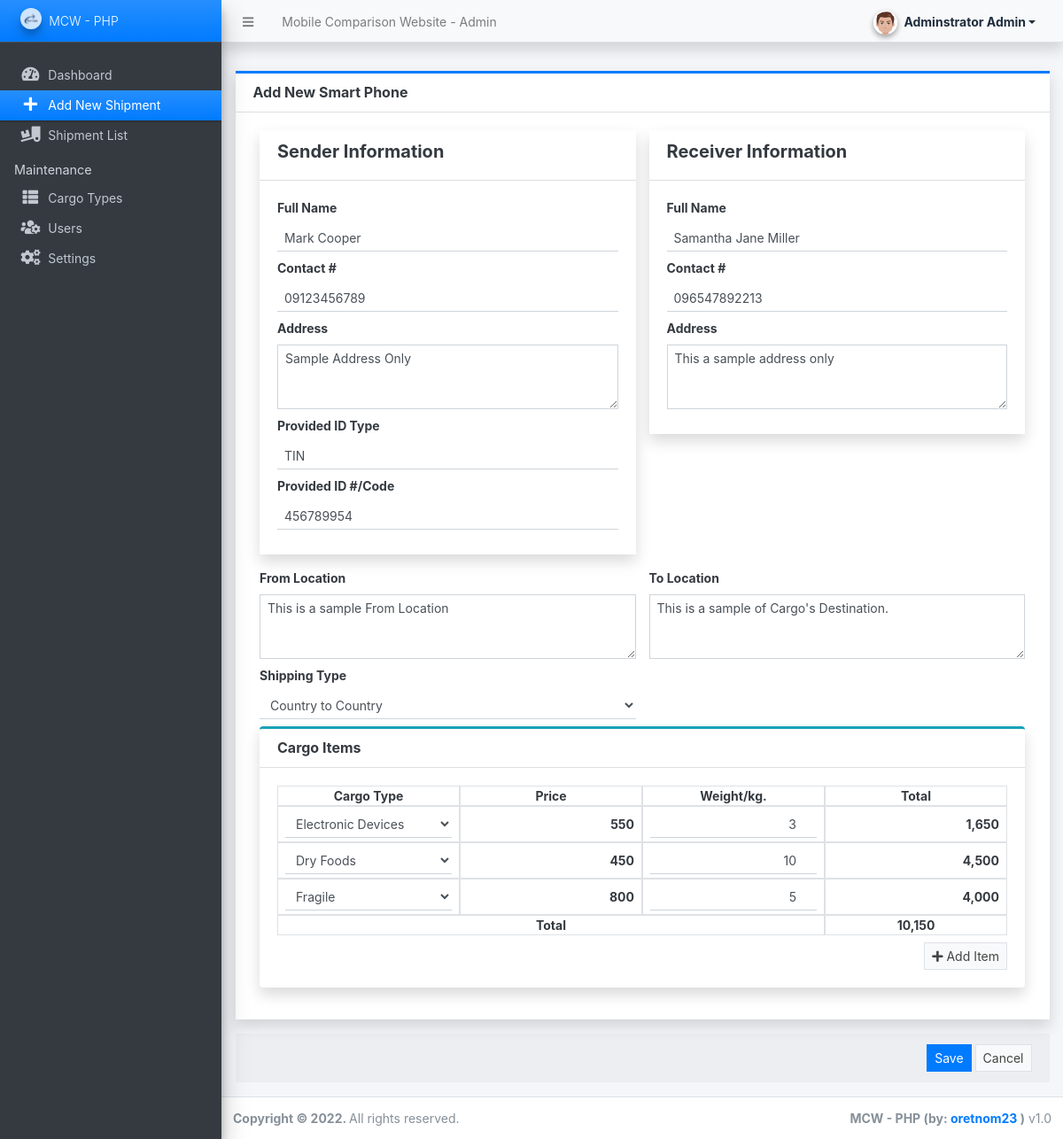
/admin/?page=transactions/manage_transaction&id=1 (signed in), run on the app's committed database.
### tables this page shows
CREATE TABLE `cargo_items` (
  `cargo_id` int(30) NOT NULL,
  `cargo_type_id` int(30) NOT NULL,
  `price` double NOT NULL DEFAULT '0',
  `weight` double NOT NULL DEFAULT '0',
  `total` double NOT NULL DEFAULT '0'
);

CREATE TABLE `cargo_type_list` (
  `id` int(30) NOT NULL,
  `name` text NOT NULL,
  `description` text NOT NULL,
  `city_price` double NOT NULL DEFAULT '0',
  `state_price` double NOT NULL DEFAULT '0',
  `country_price` double NOT NULL DEFAULT '0',
  `status` tinyint(1) NOT NULL DEFAULT '1',
  `delete_flag` tinytext NOT NULL,
  `date_created` datetime NOT NULL DEFAULT CURRENT_TIMESTAMP,
  `date_updated` datetime DEFAULT NULL ON UPDATE CURRENT_TIMESTAMP
);

### config.php (called while the page is built, shortened)
<?php
function format_num($number = '' , $decimal = ''){
    if(is_numeric($number)){
        $ex = explode(".",$number);
        $decLen = isset($ex[1]) ? strlen($ex[1]) : 0;
        if(is_numeric($decimal)){
            return number_format($number,$decimal);
        }else{
            return number_format($number,$decLen);
        }
    }else{
        return "Invalid Input";
    }
}
?>

### admin/transactions/manage_transaction.php (the view, shortened to what this page needs)
<?php
$cargo_type = [];
$cargo_type_qry = $conn->query("SELECT id,`name`, city_price, state_price, country_price FROM `cargo_type_list` where delete_flag = 0 order by `name` asc");
while($row = $cargo_type_qry->fetch_assoc()){
    $cargo_type[$row['id']] = $row;
}
?>
<div class="content py-3">
    <div class="card card-outline card-primary rounded-0 shadow">
        <div class="card-header">
            <h4 class="card-title"><b><?= isset($id) ? "Add New Smart Phone" : "Update Smart Phone's Details" ?></b></h4>
        </div>
        <div class="card-body">
            <div class="container-fluid">
                <form action="" id="cargo-form">
                        <div class="row">
                            <div class="col-lg-6 col-md-6 col-sm-12 col-xs-12">
                                <div class="card rounded-0 shadow">
                                    <div class="card-header">
                                        <h5 class="font-weight-bolder">Sender Information</h5>
                                    </div>
                                    <div class="card-body">
                                        <div class="form-group mb-2">
                                            <label for="sender_name" class="control-label">Full Name</label>
                                            <input type="text" name="sender_name" id="sender_name" class="form-control form-control-sm form-control-border" value="<?= isset($sender_name) ? $sender_name : '' ?>" required>
                                        </div>
                                        <div class="form-group mb-2">
                                            <label for="sender_contact" class="control-label">Contact #</label>
                                            <input type="text" name="sender_contact" id="sender_contact" class="form-control form-control-sm form-control-border" value="<?= isset($sender_contact) ? $sender_contact : '' ?>" required>
                                        </div>
                                        <div class="form-group mb-2">
                                            <label for="sender_address" class="control-label">Address</label>
                                            <textarea rows="3" name="sender_address" id="sender_address" class="form-control form-control-sm rounded-0" required><?= isset($sender_address) ? $sender_address : '' ?></textarea>
                                        </div>
                                        <div class="form-group mb-2">
                                            <label for="sender_provided_id_type" class="control-label">Provided ID Type</label>
                                            <input type="text" name="sender_provided_id_type" id="sender_provided_id_type" class="form-control form-control-sm form-control-border" value="<?= isset($sender_provided_id_type) ? $sender_provided_id_type : '' ?>" required>
                                        </div>
                                        <div class="form-group mb-2">
                                            <label for="sender_provided_id" class="control-label">Provided ID #/Code</label>
                                            <input type="text" name="sender_provided_id" id="sender_provided_id" class="form-control form-control-sm form-control-border" value="<?= isset($sender_provided_id) ? $sender_provided_id : '' ?>" required>
                                        </div>
                                    </div>
                                </div>
                            </div>
                            <div class="col-lg-6 col-md-6 col-sm-12 col-xs-12">
                                <div class="card rounded-0 shadow">
                                    <div class="card-header">
                                        <h5 class="font-weight-bolder">Receiver Information</h5>
                                    </div>
                                    <div class="card-body">
                                        <div class="form-group mb-2">
                                            <label for="receiver_name" class="control-label">Full Name</label>
                                            <input type="text" name="receiver_name" id="receiver_name" class="form-control form-control-sm form-control-border" value="<?= isset($receiver_name) ? $receiver_name : '' ?>" required>
                                        </div>
                                        <div class="form-group mb-2">
                                            <label for="receiver_contact" class="control-label">Contact #</label>
                                            <input type="text" name="receiver_contact" id="receiver_contact" class="form-control form-control-sm form-control-border" value="<?= isset($receiver_contact) ? $receiver_contact : '' ?>" required>
                                        </div>
                                        <div class="form-group mb-2">
                                            <label for="receiver_address" class="control-label">Address</label>
                                            <textarea rows="3" name="receiver_address" id="receiver_address" class="form-control form-control-sm rounded-0" required><?= isset($receiver_address) ? $receiver_address : '' ?></textarea>
                                        </div>
                                    </div>
                                </div>
                            </div>
                        </div>
                        <div class="row">
                            <div class="col-lg-6 col-md-6 col-sm-12 col-sm-12">
                                <div class="form-group mb-2">
                                    <label for="from_location" class="control-label">From Location</label>
                                    <textarea name="from_location" id="from_location" class="form-control form-control-sm rounded-0" rows="3" required><?= isset($from_location) ? $from_location : "" ?></textarea>
                                </div>
                            </div>
                            <div class="col-lg-6 col-md-6 col-sm-12 col-sm-12">
                                <div class="form-group mb-2">
                                    <label for="to_location" class="control-label">To Location</label>
                                    <textarea name="to_location" id="to_location" class="form-control form-control-sm rounded-0" rows="3" required><?= isset($to_location) ? $to_location : "" ?></textarea>
                                </div>
                            </div>
                            <div class="col-lg-6 col-md-6 col-sm-12 col-sm-12">
                                <div class="form-group mb-2">
                                    <label for="shipping_type" class="control-label">Shipping Type</label>
                                    <select name="shipping_type" id="shipping_type" class="form-control form-control-sm  form-control-border"  required>
                                    <option value="3" <?= isset($shipping_type) && $shipping_type == 3 ? 'selected' : "" ?>>Country to Country</option>
                                    </select>
                                </div>
                            </div>
                        </div>
                        <div class="row">
                            <div class="col-lg-12 col-md-12 col-sm-12 col-xs-12">
                                <div class="card card-outline card-info shadow rounded0">
                                    <div class="card-header">
                                        <h5 class="card-title"><b>Cargo Items</b></h5>
                                    </div>
                                    <div class="card-body">
                                        <div class="d-flex align-items-center justify-content-center mb-0 pb-0">
                                            <div class="col-3 border text-center"><b>Cargo Type</b></div>
                                            <div class="col-3 border text-center"><b>Price</b></div>
                                            <div class="col-3 border text-center"><b>Weight/kg.</b></div>
                                            <div class="col-3 border text-center"><b>Total</b></div>
                                        </div>
                                        <div id="cargo-item-list" class="d-table w-100">
                                        <?php
                                        if(isset($id)):
                                        $items = $conn->query("SELECT i.*,t.name as cargo_type FROM `cargo_items` i inner join cargo_type_list t on i.cargo_type_id = t.id where i.cargo_id = '{$id}'");
                                        while($row = $items->fetch_array()):
                                        ?>
                                        <div class="d-table-row align-items-center justify-content-center my-0 py-0 cargo-item">
                                            <div class="d-table-cell col-3 px-2 py-1 border text-center">
                                                <select name="cargo_type_id[]" class="form-control form-control-sm form-control-border select2">
                                                    <?php
                                                        foreach($cargo_type as $crow):
                                                    ?>
                                                    <option value="<?= $crow['id'] ?>" <?= $crow['id'] == $row['cargo_type_id'] ? 'selected': ''  ?>><?= $crow['name'] ?></option>
                                                    <?php endforeach; ?>
                                                </select>
                                            </div>
                                            <div class="d-table-cell col-3 px-2 py-1 border text-right"><span class="font-weight-bold price"><?= format_num($row['price']) ?></span></div>
                                            <div class="d-table-cell col-3 px-2 py-1 border text-center"><input type="number" step="any" name="weight[]" class="form-control form-control-sm form-control-border text-right" value="<?= ($row['weight']) ?>"></div>
                                            <div class="d-table-cell col-3 px-2 py-1 border text-right"><span class="font-weight-bold total"><?= format_num($row['total']) ?></span></div>
                                        </div>
                                        <?php endwhile; ?>
                                        <?php endif; ?>
                                        </div>
                                        <div class="d-flex align-items-center justify-content-center mb-0 pb-0">
                                            <div class="col-9 border text-center"><b>Total</b></div>
                                            <div class="col-3 border text-center"><b id="gtotal"><?= isset($total_amount) ? format_num($total_amount) : '0.00' ?></b></div>
                                        </div>
                                        <div class="text-right">
                                            <button class="btn btn-default border btn-sm btn-flat" id="add_item" type="button"><i class="fa fa-plus"></i> Add Item</button>
                                        </div>
                                    </div>
                                </div>
                            </div>
                        </div>
                    </div>
            </div>
        </div>
        <div class="card-footer text-right">
                <button class="btn btn-sm btn-flat btn-primary" type="submit" form="cargo-form">Save</button>
                <a class="btn btn-sm btn-flat btn-default border" href="./?page=transactions">Cancel</a>
        </div>
    </div>
</div>

### data on the page
cargo_items: cargo_type_id.name "Electronic Devices", price "550", weight "3", total "1,650"
cargo_items: cargo_type_id.name "Dry Foods", price "450", weight "10", total "4,500"
cargo_items: cargo_type_id.name "Fragile", price "800", weight "5", total "4,000"

### other printed values
$_settings->info('name') "Mobile Comparison Website"
$_settings->userdata('firstname').' '.$_settings->userdata('lastname') "Adminstrator Admin"
$_settings->info('short_name') "MCW - PHP"
format_num($total_amount) "10,150"
